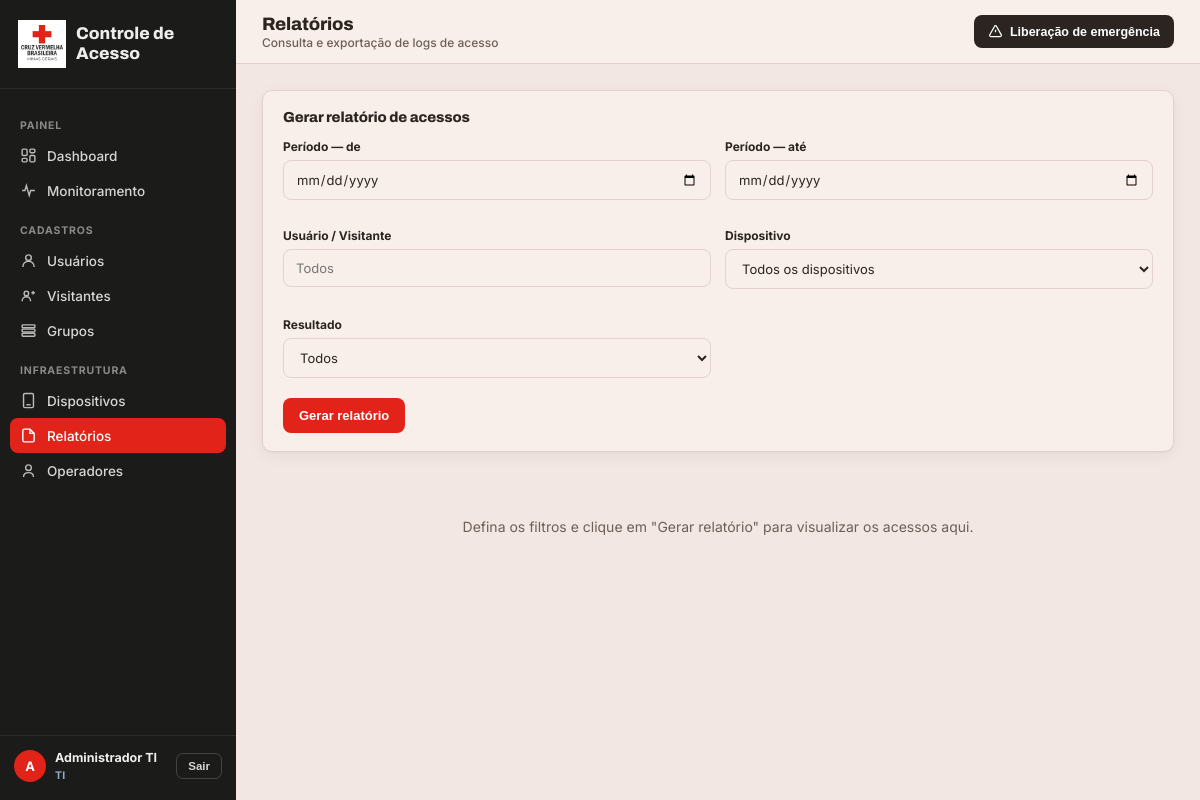
Screenshot of /relatorios (signed in) with the database file from the repository.
### models.py (models this page shows, shortened)
class Operador(db.Model):
    __tablename__ = "operadores"
    id = db.Column(db.Integer, primary_key=True)
    login = db.Column(db.String(60), unique=True, nullable=False)
    nome = db.Column(db.String(120), nullable=False)
    perfil = db.Column(db.String(20), nullable=False, default="portaria")
    senha_hash = db.Column(db.String(255), nullable=False)
    ativo = db.Column(db.Boolean, nullable=False, default=True)
    trocar_senha = db.Column(db.Boolean, nullable=False, default=True)
    @property
    def eh_ti(self):
        return self.perfil == "ti"

### app.py (the view)
@app.route("/relatorios")
@login_required
def relatorios():
    args = request.args
    gerar = args.get("gerar") == "1"
    fmt = args.get("formato", "html")
    if gerar and fmt in ("csv", "pdf"):
        evs = _consulta_relatorio(args).limit(20000).all()
        auditar("relatorio_exportado", "%s, %d registros" % (fmt, len(evs)))
        db.session.commit()
        return exportar_csv(evs) if fmt == "csv" else exportar_pdf(evs, args)
    total, evs = 0, []
    if gerar:
        q = _consulta_relatorio(args)
        total = q.count()
        evs = q.limit(500).all()
    return render_template("relatorios.html", titulo="Relatórios", sub="Consulta e exportação de logs de acesso",
                           dispositivos=Dispositivo.query.order_by(Dispositivo.nome).all(),
                           gerar=gerar, eventos=evs, total=total, a=args)

### app.py (called while the page is built)
@app.before_request
def carregar_operador():
    g.op = None
    if session.get("op_id"):
        op = db.session.get(Operador, session["op_id"])
        if op and op.ativo:
            g.op = op
        else:
            session.clear()

@app.before_request
def csrf_protect():
    if "csrf" not in session:
        session["csrf"] = secrets.token_hex(16)
    if request.method == "POST":
        token = request.form.get("_csrf") or request.headers.get("X-CSRF")
        if not token or not secrets.compare_digest(token, session["csrf"]):
            abort(400, "Token CSRF inválido")

@app.before_request
def forcar_troca_senha():
    if g.op and g.op.trocar_senha and request.endpoint not in ("trocar_senha", "logout", "static"):
        return redirect(url_for("trocar_senha"))

@app.after_request
def security_headers(resp):
    resp.headers["X-Content-Type-Options"] = "nosniff"
    resp.headers["X-Frame-Options"] = "DENY"
    resp.headers["Referrer-Policy"] = "same-origin"
    resp.headers["Permissions-Policy"] = "camera=(self), microphone=(), geolocation=()"
    resp.headers["Content-Security-Policy"] = (
        "default-src 'self'; img-src 'self' data: blob:; media-src 'self' blob:; "
        "style-src 'self' 'unsafe-inline' https://fonts.googleapis.com; "
        "font-src https://fonts.gstatic.com; script-src 'self' 'unsafe-inline'; frame-ancestors 'none'")
    if config.HTTPS_ENABLED:
        resp.headers["Strict-Transport-Security"] = "max-age=31536000"
    return resp

def login_required(f):
    @wraps(f)
    def w(*a, **k):
        if not g.op:
            return redirect(url_for("login", next=request.path))
        return f(*a, **k)
    return w

@app.context_processor
def inject():
    return {"op": getattr(g, "op", None), "csrf": session.get("csrf", ""),
            "mock": config.DEVICE_DRIVER == "mock", "formatar_cpf": formatar_cpf}

### templates/relatorios.html (shortened to what this page needs)
{% extends 'base.html' %}
{% from '_macros.html' import iniciais, tag with context %}
{% block content %}
<form method="get" class="panel" id="repForm">
  <div class="panel-head"><h3>Gerar relatório de acessos</h3></div>
  <div class="field-grid">
    <div class="field"><label>Período — de</label><input type="date" name="de" value="{{ a.get('de', '') }}"></div>
    <div class="field"><label>Período — até</label><input type="date" name="ate" value="{{ a.get('ate', '') }}"></div>
    <div class="field"><label>Usuário / Visitante</label><input name="quem" placeholder="Todos" value="{{ a.get('quem', '') }}"></div>
    <div class="field"><label>Dispositivo</label>
      <select name="dispositivo"><option value="">Todos os dispositivos</option>
        {% for d in dispositivos %}<option value="{{ d.id }}" {{ 'selected' if a.get('dispositivo') == d.id|string }}>{{ d.nome }}</option>{% endfor %}</select></div>
    <div class="field"><label>Resultado</label>
      <select name="resultado"><option value="">Todos</option>
        <option value="negado" {{ 'selected' if a.get('resultado') == 'negado' }}>Negado</option></select></div>
  </div>
  <footer class="form-actions" style="justify-content:flex-start">
    <button class="btn" name="formato" value="html">Gerar relatório</button>
  </footer>
</form>
{% if not gerar %}
<div class="empty"><div>Defina os filtros e clique em "Gerar relatório" para visualizar os acessos aqui.</div></div>
{% endif %}
{% endblock %}

### templates/base.html (shortened to what this page needs)
<!DOCTYPE html>
<html lang="pt-BR">
<head>
<link rel="stylesheet" href="{{ url_for('static', filename='style.css') }}">
</head>
<body>
{% macro nav(endpoint, label, icon, prefix=None) %}
  <a class="nav-item {{ 'active' if (request.path == url_for(endpoint) or (endpoint != 'home' and request.path.startswith(url_for(endpoint)))) else '' }}" href="{{ url_for(endpoint) }}">
    <svg viewBox="0 0 24 24" fill="none" stroke="currentColor" stroke-width="2">{{ icon|safe }}</svg><span>{{ label }}</span>
  </a>
{% endmacro %}
<aside class="sidebar">
  <div class="sidebar-brand">
    <img src="{{ url_for('static', filename='logo.webp') }}" alt="CVBMG">
    <div class="txt"><b>Controle de Acesso</b></div>
  </div>
  <nav>
    {% if op.eh_ti %}
    <div class="nav-label">Painel</div>
    {{ nav('home','Dashboard','<rect x="3" y="3" width="7" height="9" rx="1.5"/><rect x="14" y="3" width="7" height="5" rx="1.5"/><rect x="14" y="12" width="7" height="9" rx="1.5"/><rect x="3" y="16" width="7" height="5" rx="1.5"/>', '/__home') }}
    {{ nav('monitoramento','Monitoramento','<path d="M3 12h4l2-7 4 14 2-7h6"/>') }}
    {% endif %}
    <div class="nav-label">Cadastros</div>
    {{ nav('usuarios','Usuários','<circle cx="12" cy="8" r="4"/><path d="M4 21c0-4.4 3.6-8 8-8s8 3.6 8 8"/>') }}
    {{ nav('visitantes','Visitantes','<circle cx="9" cy="9" r="3.2"/><path d="M3 20c0-3.5 2.7-6.2 6-6.2s6 2.7 6 6.2"/><path d="M16 8h5M18.5 5.5v5"/>') }}
    {% if op.eh_ti %}
    {{ nav('grupos','Grupos','<rect x="3" y="4" width="18" height="4" rx="1"/><rect x="3" y="10" width="18" height="4" rx="1"/><rect x="3" y="16" width="18" height="4" rx="1"/>') }}
    <div class="nav-label">Infraestrutura</div>
    {{ nav('dispositivos','Dispositivos','<rect x="5" y="2" width="14" height="20" rx="2"/><path d="M9 18h6"/>') }}
    {% endif %}
    {{ nav('relatorios','Relatórios','<path d="M14 3H6a2 2 0 00-2 2v14a2 2 0 002 2h12a2 2 0 002-2V9z"/><path d="M14 3v6h6"/>') }}
    {% if op.eh_ti %}
    {{ nav('operadores','Operadores','<circle cx="12" cy="8" r="4"/><path d="M5 21c0-4 3-6 7-6s7 2 7 6"/>') }}
    {% endif %}
  </nav>
  <div class="sidebar-foot">
    <div class="op-avatar">{{ op.nome[:1]|upper }}</div>
    <div class="op-meta"><b>{{ op.nome }}</b><span>{{ 'TI' if op.eh_ti else 'PORTARIA' }}</span></div>
    <form method="post" action="{{ url_for('logout') }}"><input type="hidden" name="_csrf" value="{{ csrf }}"><button class="logout-btn">Sair</button></form>
  </div>
</aside>
<div class="main">
  <div class="topbar">
    <div><h1>{{ titulo }}</h1><div class="sub">{{ sub }}</div></div>
    {% if op.eh_ti %}
    <form method="post" action="{{ url_for('emergencia') }}" onsubmit="return confirm('Liberar TODAS as catracas agora?')">
      <button class="emergency-btn"><svg viewBox="0 0 24 24" fill="none" stroke="currentColor" stroke-width="2"><path d="M12 9v4M12 17h.01M10.3 3.9L2.7 17.5A1.8 1.8 0 004.3 20h15.4a1.8 1.8 0 001.6-2.6L13.7 3.9a1.8 1.8 0 00-3.4 0z"/></svg>Liberação de emergência</button>
    </form>
    {% endif %}
  </div>
  <div class="content">
    {% block content %}{% endblock %}
  </div>
</div>
</body>
</html>

### static/style.css (style rules this page uses)
:root { --red: #E2231A; --red-dark: #A8180F; --red-tint: #F3DBD8; --ink: #2B2420; --ink-soft: #6E5F58; --line: #E3D2CC; --bg: #F2E7E2; --panel: #F8EFEA; --green: #1E8E3E; --green-tint: #E9F7EE; --amber: #C97A00; --amber-tint: #FBF1E1; --radius: 10px; --shadow: 0 1px 2px rgba(38,38,36,.04), 0 4px 16px rgba(38,38,36,.05); }
* { box-sizing:border-box; margin:0; padding:0; }
body { font-family:'Inter',sans-serif; background:var(--bg); color:var(--ink); display:flex; min-height:100vh; font-size:14px; }
h1,h2,h3,.brand-word { font-family:'Archivo',sans-serif; letter-spacing:-0.01em; }
.sidebar { width:236px; background:#1B1B1A; color:#EDEDEB; display:flex; flex-direction:column; flex-shrink:0; position:sticky; top:0; height:100vh; }
.sidebar-brand { display:flex; align-items:center; gap:10px; padding:20px 18px; border-bottom:1px solid rgba(255,255,255,.08); }
.sidebar-brand img { width:48px; height:48px; object-fit:contain; }
.sidebar-brand .txt { line-height:1.15; }
.sidebar-brand .txt b { display:block; font-family:'Archivo'; font-weight:800; font-size:17px; }
nav { flex:1; padding:14px 10px 6px; overflow-y:auto; }
.nav-label { font-size:10.5px; text-transform:uppercase; letter-spacing:.08em; color:#8A8A87; font-weight:700; margin:16px 10px 6px; }
.nav-item { display:flex; align-items:center; gap:10px; padding:9px 10px; border-radius:8px; color:#D6D6D3; text-decoration:none; font-weight:500; font-size:13.5px; cursor:pointer; border:none; background:none; width:100%; text-align:left; }
.nav-item svg { width:17px; height:17px; flex-shrink:0; opacity:.85; }
.nav-item.active { background:var(--red); color:#fff; }
.nav-item.active svg { opacity:1; }
.sidebar-foot { padding:14px 14px 18px; border-top:1px solid rgba(255,255,255,.08); display:flex; align-items:center; gap:9px; }
.op-avatar { width:32px; height:32px; border-radius:50%; background:var(--red); color:#fff; font-weight:700; font-size:13px; display:flex; align-items:center; justify-content:center; flex-shrink:0; }
.op-meta { flex:1; min-width:0; }
.op-meta b { display:block; font-size:12.5px; white-space:nowrap; overflow:hidden; text-overflow:ellipsis; }
.op-meta span { font-size:10.5px; color:#8FA8D6; font-weight:700; letter-spacing:.03em; }
.logout-btn { background:none; border:1px solid rgba(255,255,255,.18); color:#D6D6D3; font-size:11.5px; font-weight:700; padding:6px 11px; border-radius:7px; cursor:pointer; flex-shrink:0; }
.main { flex:1; min-width:0; display:flex; flex-direction:column; }
.topbar { height:64px; background:var(--panel); border-bottom:1px solid var(--line); display:flex; align-items:center; justify-content:space-between; padding:0 26px; position:sticky; top:0; z-index:5; }
.topbar h1 { font-size:18px; font-weight:800; }
.topbar .sub { font-size:12px; color:var(--ink-soft); font-weight:500; margin-top:1px; }
.emergency-btn { display:flex; align-items:center; gap:7px; background:var(--ink); color:#fff; border:none; padding:9px 14px; border-radius:8px; font-weight:700; font-size:12.5px; cursor:pointer; }
.emergency-btn svg { width:15px; height:15px; }
.content { padding:26px; flex:1; }
.panel { background:var(--panel); border:1px solid var(--line); border-radius:var(--radius); padding:18px 20px; box-shadow:var(--shadow); margin-bottom:16px; }
.panel-head { display:flex; align-items:center; justify-content:space-between; margin-bottom:14px; }
.panel-head h3 { font-size:14.5px; font-weight:800; }
.btn { background:var(--red); color:#fff; border:none; padding:10px 16px; border-radius:8px; font-weight:700; font-size:13px; cursor:pointer; display:inline-flex; align-items:center; gap:7px; }
.field-grid { display:grid; grid-template-columns:1fr 1fr; gap:14px; }
.field { margin-bottom:14px; }
.field label { display:block; font-size:12px; font-weight:700; margin-bottom:6px; color:var(--ink); }
.field input, .field select { width:100%; padding:10px 12px; border:1px solid var(--line); border-radius:8px; font-size:13px; font-family:'Inter'; background:var(--panel); color:var(--ink); }
footer.form-actions { display:flex; justify-content:flex-end; gap:10px; margin-top:6px; }
.empty { text-align:center; padding:50px 20px; color:var(--ink-soft); }
.sidebar-foot form { margin:0 }

### rows the page displays
Operador: nome "A", nome "Administrador TI", perfil "TI"

### other values shown
{{ label }} "Dashboard Monitoramento Usuários Visitantes Grupos Dispositivos Relatórios Operadores"
{{ titulo }} "Relatórios"
{{ sub }} "Consulta e exportação de logs de acesso"
